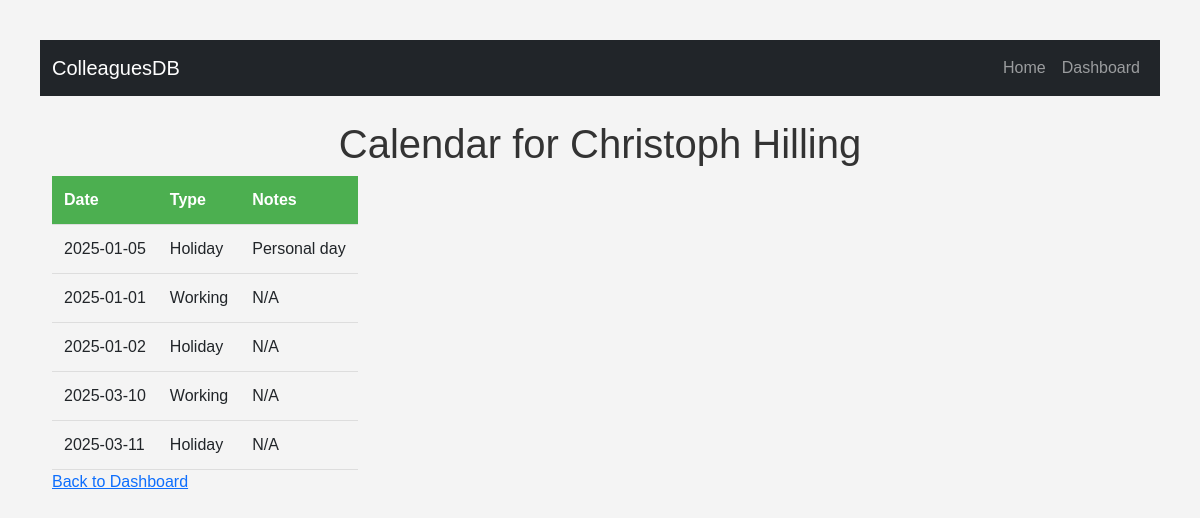
/calendar/1, run on an earlier commit of the app's database.
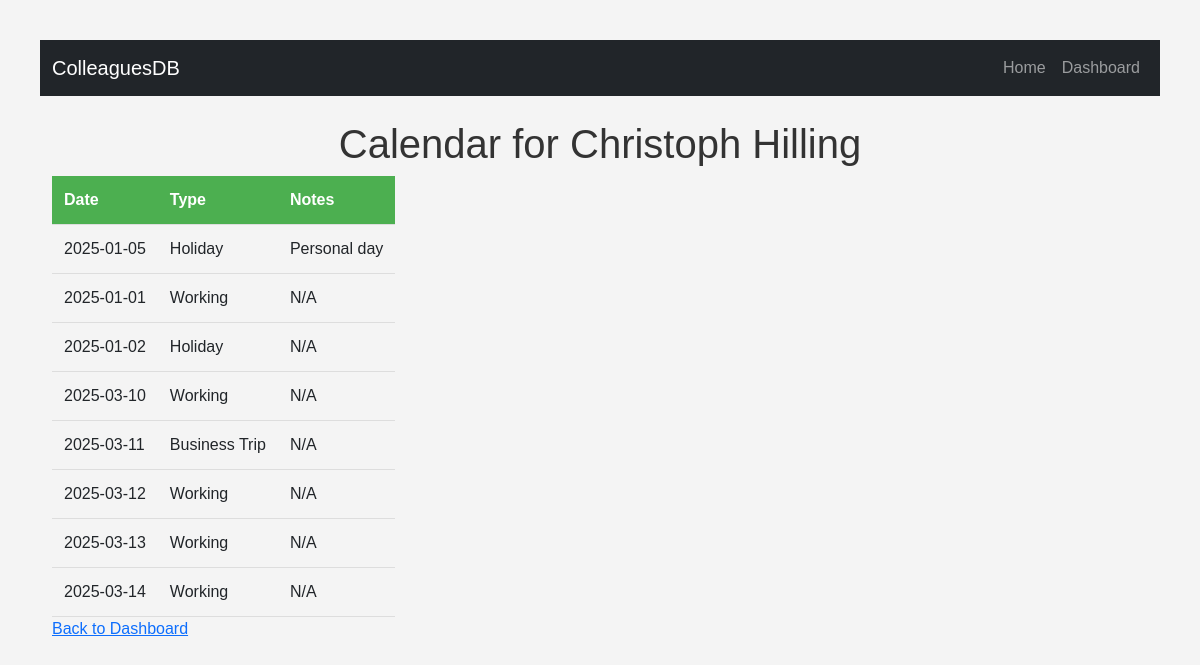
And on a later commit of the database.
### myapp/models.py (models this page shows)
class Colleague(db.Model):
    id = db.Column(db.Integer, primary_key=True)
    name = db.Column(db.String(100), nullable=False)
    department = db.Column(db.String(50))
    country = db.Column(db.String(50))

class CalendarEntry(db.Model):
    id = db.Column(db.Integer, primary_key=True)
    colleague_id = db.Column(db.Integer, db.ForeignKey('colleague.id'), nullable=False)
    date = db.Column(db.Date, nullable=False)
    entry_type = db.Column(db.String(50))  # holiday, business_trip, etc.
    notes = db.Column(db.Text)

### myapp/__main__.py (the view)
@app.route('/calendar/<int:colleague_id>')
def calendar_view(colleague_id):
    colleague = Colleague.query.get_or_404(colleague_id)
    entries = CalendarEntry.query.filter_by(colleague_id=colleague_id).all()
    return render_template('calendar.html', colleague=colleague, entries=entries)

### myapp/templates/calendar.html
{% extends "base.html" %}
{% block content %}
<h1>Calendar for {{ colleague.name }}</h1>
<table>
    <thead>
        <tr>
            <th>Date</th>
            <th>Type</th>
            <th>Notes</th>
        </tr>
    </thead>
    <tbody>
        {% for entry in entries %}
        <tr>
            <td>{{ entry.date }}</td>
            <td>{{ entry.entry_type }}</td>
            <td>{{ entry.notes or 'N/A' }}</td>
        </tr>
        {% endfor %}
    </tbody>
</table>
<a href="{{ url_for('dashboard') }}">Back to Dashboard</a>
{% endblock %}

### myapp/templates/base.html (shortened to what this page needs)
<!DOCTYPE html>
<html lang="en">
<head>
  <link
    rel="stylesheet"
    href="https://cdn.jsdelivr.net/npm/bootstrap@5.3.0/dist/css/bootstrap.min.css"
  >
  <link rel="stylesheet" href="{{ url_for('static', filename='style.css') }}">
</head>
<body>
  <nav class="navbar navbar-expand-lg navbar-dark bg-dark mb-4">
    <div class="container-fluid">
      <a class="navbar-brand" href="{{ url_for('home') }}">ColleaguesDB</a>
      <div class="collapse navbar-collapse">
        <ul class="navbar-nav ms-auto">
          <li class="nav-item">
            <a class="nav-link" href="{{ url_for('home') }}">Home</a>
          </li>
          <li class="nav-item">
            <a class="nav-link" href="{{ url_for('dashboard') }}">Dashboard</a>
          </li>
        </ul>
      </div>
    </div>
  </nav>
  <div class="container">
    {% block content %}{% endblock %}
  </div>
</body>
</html>

### myapp/static/style.css (style rules this page uses)
body { font-family: Arial, sans-serif; margin: 20px; padding: 20px; background-color: #f4f4f4; }
h1 { text-align: center; color: #333; }
th, td { padding: 12px; text-align: left; border-bottom: 1px solid #ddd; }
th { background-color: #4CAF50; color: white; }

What changed in the data, as far as the page shows it:
changed CalendarEntry: entry_type "Holiday" → "Business Trip"
added CalendarEntry: date "2025-03-12", entry_type "Working", notes "N/A"
added CalendarEntry: date "2025-03-13", entry_type "Working", notes "N/A"
added CalendarEntry: date "2025-03-14", entry_type "Working", notes "N/A"
